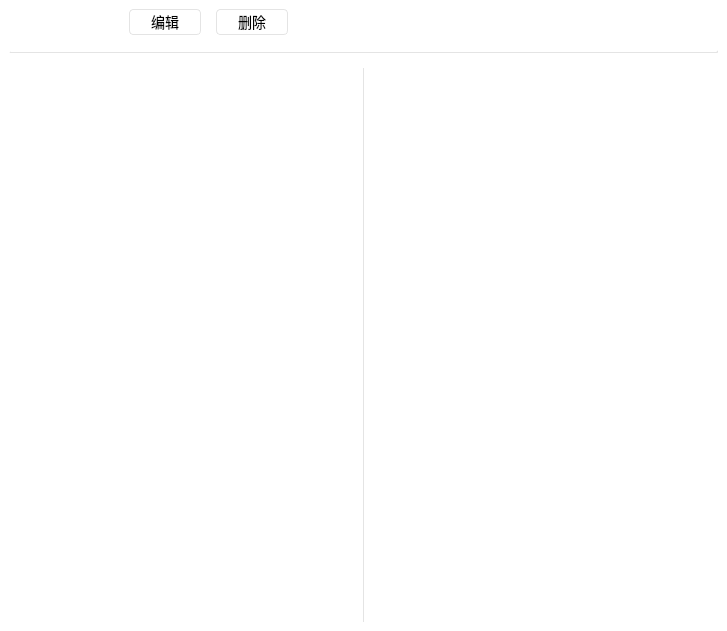
<?xml version="1.0" encoding="UTF-8"?>
<ui version="4.0">
 <class>SeeNotice</class>
 <widget class="QWidget" name="SeeNotice">
  <property name="geometry">
   <rect>
    <x>0</x>
    <y>0</y>
    <width>727</width>
    <height>631</height>
   </rect>
  </property>
  <property name="windowTitle">
   <string>Form</string>
  </property>
  <property name="styleSheet">
   <string notr="true">
QPushButton#pushButton, #pushButton_2, #pushButton_3 {
    background-color: white;
    border-style: solid;
    border-width: 1px;
    border-radius: 4px;
    border-color: #e4e4e4;
    font: bold 14px;
    color: black;
	min-width: 70px;
	min-height: 24px;
	font: 0 12pt &quot;微软雅黑&quot;;
	font-weight: 400;
}
QPushButton#pushButton:hover, #pushButton_2:hover, #pushButton_3:hover {
    background-color: white;
    border-style: solid;
    border-width: 1px;
    border-radius: 4px;
    border-color: #009dda;
    font: bold 14px;
    color: #009dda;
	min-width: 70px;
	min-height: 24px;font: 500 12pt &quot;微软雅黑&quot;;
	font-weight: 400;

}
QWidget#SeeNotice{
background-color:white;
}
QListView#listView {
    border-style: solid;
    border-width: 0px;
border-right-width:1px;
    border-color: #e4e4e4;
}</string>
  </property>
  <layout class="QVBoxLayout" name="verticalLayout">
   <property name="spacing">
    <number>15</number>
   </property>
   <property name="leftMargin">
    <number>9</number>
   </property>
   <property name="topMargin">
    <number>9</number>
   </property>
   <property name="rightMargin">
    <number>9</number>
   </property>
   <property name="bottomMargin">
    <number>9</number>
   </property>
   <item>
    <layout class="QHBoxLayout" name="horizontalLayout_2">
     <property name="topMargin">
      <number>0</number>
     </property>
     <item>
      <spacer name="horizontalSpacer_2">
       <property name="orientation">
        <enum>Qt::Horizontal</enum>
       </property>
       <property name="sizeType">
        <enum>QSizePolicy::Fixed</enum>
       </property>
       <property name="sizeHint" stdset="0">
        <size>
         <width>120</width>
         <height>20</height>
        </size>
       </property>
      </spacer>
     </item>
     <item>
      <widget class="QPushButton" name="pushButton">
       <property name="text">
        <string>编辑</string>
       </property>
      </widget>
     </item>
     <item>
      <widget class="QPushButton" name="pushButton_2">
       <property name="text">
        <string>删除</string>
       </property>
      </widget>
     </item>
     <item>
      <spacer name="horizontalSpacer">
       <property name="orientation">
        <enum>Qt::Horizontal</enum>
       </property>
       <property name="sizeType">
        <enum>QSizePolicy::Expanding</enum>
       </property>
       <property name="sizeHint" stdset="0">
        <size>
         <width>40</width>
         <height>20</height>
        </size>
       </property>
      </spacer>
     </item>
    </layout>
   </item>
   <item>
    <widget class="Line" name="line">
     <property name="styleSheet">
      <string notr="true">
    border-style: outset;
    border-width: 2px;
	border-radius:2px;
    border-color: rgb(228, 228, 228);
</string>
     </property>
     <property name="frameShadow">
      <enum>QFrame::Sunken</enum>
     </property>
     <property name="orientation">
      <enum>Qt::Horizontal</enum>
     </property>
    </widget>
   </item>
   <item>
    <widget class="QWidget" name="widget" native="true">
     <layout class="QHBoxLayout" name="horizontalLayout">
      <property name="spacing">
       <number>6</number>
      </property>
      <property name="leftMargin">
       <number>0</number>
      </property>
      <property name="topMargin">
       <number>0</number>
      </property>
      <property name="rightMargin">
       <number>0</number>
      </property>
      <property name="bottomMargin">
       <number>0</number>
      </property>
      <item>
       <widget class="QSplitter" name="splitter">
        <property name="orientation">
         <enum>Qt::Horizontal</enum>
        </property>
        <property name="handleWidth">
         <number>0</number>
        </property>
        <widget class="NoticeListView" name="listView">
         <property name="sizePolicy">
          <sizepolicy hsizetype="Fixed" vsizetype="Fixed">
           <horstretch>0</horstretch>
           <verstretch>0</verstretch>
          </sizepolicy>
         </property>
         <property name="styleSheet">
          <string notr="true">QListView#listView{
padding-right:10px;
background-color:white;
}</string>
         </property>
         <property name="frameShape">
          <enum>QFrame::NoFrame</enum>
         </property>
         <property name="iconSize">
          <size>
           <width>40</width>
           <height>40</height>
          </size>
         </property>
         <property name="flow">
          <enum>QListView::TopToBottom</enum>
         </property>
         <property name="isWrapping" stdset="0">
          <bool>false</bool>
         </property>
         <property name="resizeMode">
          <enum>QListView::Adjust</enum>
         </property>
         <property name="layoutMode">
          <enum>QListView::SinglePass</enum>
         </property>
         <property name="viewMode">
          <enum>QListView::ListMode</enum>
         </property>
         <property name="batchSize">
          <number>100</number>
         </property>
         <property name="wordWrap">
          <bool>true</bool>
         </property>
         <property name="selectionRectVisible">
          <bool>true</bool>
         </property>
        </widget>
        <widget class="MyTextEdit" name="textEdit">
         <property name="styleSheet">
          <string notr="true">QTextEdit#textEdit{
padding-left:10px;
background-color:white;
}</string>
         </property>
         <property name="frameShape">
          <enum>QFrame::NoFrame</enum>
         </property>
        </widget>
       </widget>
      </item>
     </layout>
    </widget>
   </item>
  </layout>
 </widget>
 <customwidgets>
  <customwidget>
   <class>MyTextEdit</class>
   <extends>QTextEdit</extends>
   <header location="global">mytextedit.h</header>
  </customwidget>
  <customwidget>
   <class>NoticeListView</class>
   <extends>QListView</extends>
   <header location="global">notice/noticelistview.h</header>
  </customwidget>
 </customwidgets>
 <resources/>
 <connections/>
</ui>
